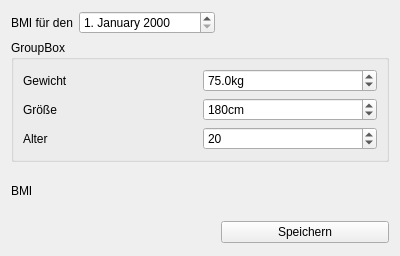
<ui version="4.0" >
 <class>BMIWidget</class>
 <widget class="QWidget" name="BMIWidget" >
  <property name="geometry" >
   <rect>
    <x>0</x>
    <y>0</y>
    <width>400</width>
    <height>234</height>
   </rect>
  </property>
  <property name="windowTitle" >
   <string>Form</string>
  </property>
  <layout class="QGridLayout" >
   <item row="0" column="0" >
    <widget class="QLabel" name="label_4" >
     <property name="text" >
      <string>BMI für den</string>
     </property>
    </widget>
   </item>
   <item row="0" column="1" >
    <widget class="QDateEdit" name="dateEdit" >
     <property name="displayFormat" >
      <string>d. MMMM yyyy</string>
     </property>
    </widget>
   </item>
   <item row="0" column="2" >
    <spacer>
     <property name="orientation" >
      <enum>Qt::Horizontal</enum>
     </property>
     <property name="sizeHint" >
      <size>
       <width>40</width>
       <height>20</height>
      </size>
     </property>
    </spacer>
   </item>
   <item row="1" column="0" colspan="3" >
    <widget class="QGroupBox" name="groupBox" >
     <property name="title" >
      <string>GroupBox</string>
     </property>
     <layout class="QGridLayout" >
      <item row="0" column="0" >
       <widget class="QLabel" name="label" >
        <property name="text" >
         <string>Gewicht</string>
        </property>
        <property name="buddy" >
         <cstring>weight_</cstring>
        </property>
       </widget>
      </item>
      <item row="0" column="1" >
       <widget class="QDoubleSpinBox" name="weight_" >
        <property name="suffix" >
         <string>kg</string>
        </property>
        <property name="decimals" >
         <number>1</number>
        </property>
        <property name="minimum" >
         <double>20.000000000000000</double>
        </property>
        <property name="maximum" >
         <double>280.000000000000000</double>
        </property>
        <property name="value" >
         <double>75.000000000000000</double>
        </property>
       </widget>
      </item>
      <item row="1" column="0" >
       <widget class="QLabel" name="label_2" >
        <property name="text" >
         <string>Größe</string>
        </property>
        <property name="buddy" >
         <cstring>height_</cstring>
        </property>
       </widget>
      </item>
      <item row="1" column="1" >
       <widget class="QSpinBox" name="height_" >
        <property name="suffix" >
         <string>cm</string>
        </property>
        <property name="minimum" >
         <number>100</number>
        </property>
        <property name="maximum" >
         <number>250</number>
        </property>
        <property name="value" >
         <number>180</number>
        </property>
       </widget>
      </item>
      <item row="2" column="0" >
       <widget class="QLabel" name="label_3" >
        <property name="text" >
         <string>Alter</string>
        </property>
        <property name="buddy" >
         <cstring>age_</cstring>
        </property>
       </widget>
      </item>
      <item row="2" column="1" >
       <widget class="QSpinBox" name="age_" >
        <property name="suffix" >
         <string/>
        </property>
        <property name="value" >
         <number>20</number>
        </property>
       </widget>
      </item>
     </layout>
    </widget>
   </item>
   <item row="2" column="0" colspan="3" >
    <layout class="QHBoxLayout" >
     <item>
      <widget class="QLabel" name="label_5" >
       <property name="text" >
        <string>BMI</string>
       </property>
      </widget>
     </item>
     <item>
      <widget class="QLabel" name="bmi_label" >
       <property name="font" >
        <font>
         <pointsize>30</pointsize>
        </font>
       </property>
       <property name="text" >
        <string/>
       </property>
      </widget>
     </item>
    </layout>
   </item>
   <item row="3" column="0" colspan="2" >
    <spacer>
     <property name="orientation" >
      <enum>Qt::Horizontal</enum>
     </property>
     <property name="sizeHint" >
      <size>
       <width>151</width>
       <height>25</height>
      </size>
     </property>
    </spacer>
   </item>
   <item row="3" column="2" >
    <widget class="QPushButton" name="pushButton" >
     <property name="whatsThis" >
      <string>Speichert das Gewicht</string>
     </property>
     <property name="text" >
      <string>Speichern</string>
     </property>
    </widget>
   </item>
  </layout>
 </widget>
 <resources/>
 <connections/>
</ui>
